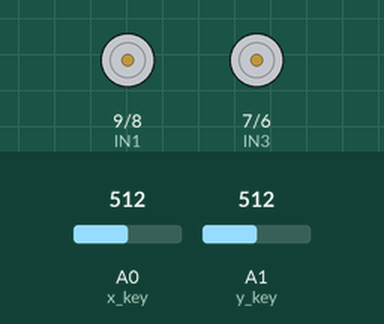
The sketch below on a simulated Arduino Uno, built with avr-gcc and run on an emulated ATmega328P. Shown: motor-driver pin pairs drawn as motors (green arrow = first pin HIGH = forward, orange = second pin HIGH = backward, longer = more drive, scaled by the enable pin). The test bench sets the inputs (shaded band); at power-on: A0 (x_key) = 512, A1 (y_key) = 512.

Above: at 1.2 s.
1.3 s: A0 (x_key) set to 590
2.8 s: A0 (x_key) set to 601
4.3 s: A1 (y_key) set to 585
5.8 s: A1 (y_key) set to 601
7.3 s: A0 (x_key) set to 511
8.8 s: A1 (y_key) set to 716
At 9.5 s:
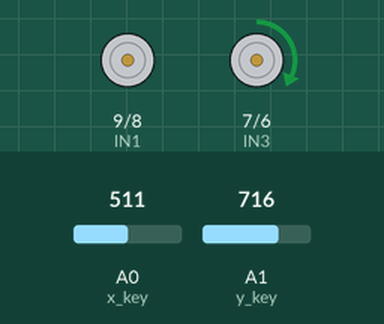
Timing chart, 0 to 11.3 s (numbered marks = the images above; inputs shaded):
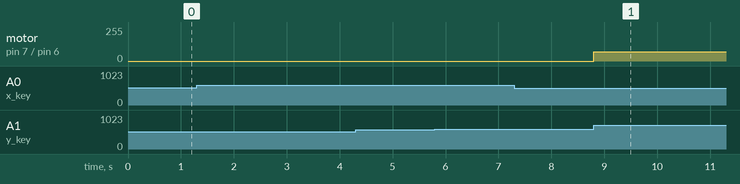

The sketch:

manual_joystick_control.ino
```cpp
//Joystick Pins
int x_key = A0;
int y_key = A1;
int x_pos;
int y_pos;

//Motor Pins
int EN_A = 11; //Enable pin for first motor
int IN1 = 9; //control pin for first motor
int IN2 = 8; //control pin for first motor
int IN3 = 7; //control pin for second motor
int IN4 = 6; //control pin for second motor
int EN_B = 10; //Enable pin for second motor
//Initializing variables to store data
int motor_speed;
int motor_speed1;

void setup ( ) {
Serial.begin (9600); //Starting the serial communication at 9600 baud rate
//Initializing the motor pins as output
pinMode(EN_A, OUTPUT);
pinMode(IN1, OUTPUT);
pinMode(IN2, OUTPUT);
pinMode(IN3, OUTPUT);
pinMode(IN4, OUTPUT);
pinMode(EN_B, OUTPUT);

//Initializng the joystick pins as input
pinMode (x_key, INPUT) ;
pinMode (y_key, INPUT) ;
}

void loop () {
x_pos = analogRead (x_key) ; //Reading the horizontal movement value
y_pos = analogRead (y_key) ; //Reading the vertical movement value

if (x_pos < 400){ //Rotating the left motor in clockwise direction
motor_speed = map(x_pos, 400, 0, 0, 255); //Mapping the values to 0-255 to move the motor
digitalWrite(IN1, LOW);
digitalWrite(IN2, HIGH);
analogWrite(EN_A, motor_speed);
}

else if (x_pos>400 && x_pos <600){ //Motors will not move when the joystick will be at center
digitalWrite(IN1, LOW);
digitalWrite(IN2, LOW);
}

else if (x_pos > 600){ //Rotating the left motor in anticlockwise direction
motor_speed = map(x_pos, 600, 1023, 0, 255);
digitalWrite(IN1, HIGH);
digitalWrite(IN2, LOW);
analogWrite(EN_A, motor_speed);
}

if (y_pos < 400){ //Rotating the right motor in clockwise direction
motor_speed1 = map(y_pos, 400, 0, 0, 255);
digitalWrite(IN3, LOW);
digitalWrite(IN4, HIGH);
analogWrite(EN_B, motor_speed1);
}

else if (y_pos>400 && y_pos <600){
digitalWrite(IN3, LOW);
digitalWrite(IN4, LOW);
}

else if (y_pos > 600){ //Rotating the right motor in anticlockwise direction
motor_speed1 = map(y_pos, 600, 1023, 0, 255);
digitalWrite(IN3, HIGH);
digitalWrite(IN4, LOW);
analogWrite(EN_B, motor_speed1);
}
}
```

Measured:
- after the input at 1.3 s, every drawn part: stays the same
- after the input at 4.3 s, every drawn part: stays the same
- after the input at 8.8 s, motor on pin 7 (IN3) / pin 6 (IN4): stopped → forward 69/255 at once
